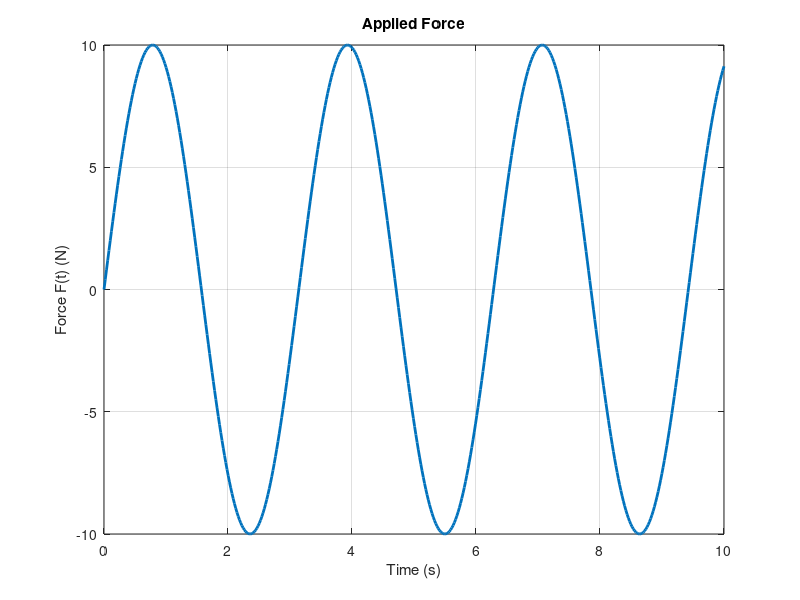
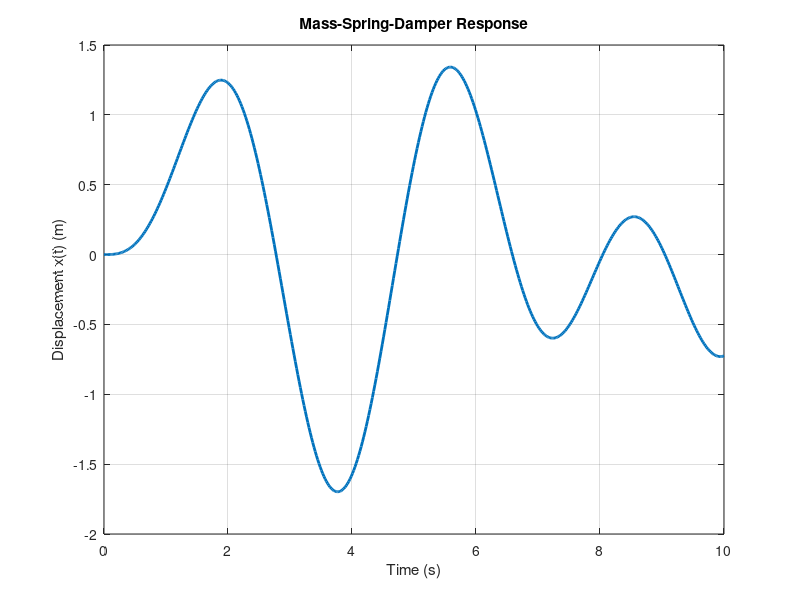

MATLAB code to generate these figures, in order: (Note: this script raises an error after producing the figures.)
clc;        % Clear command window
clear;      % Remove all variables from workspace
close all;  % Close all open figures

%% System Parameters

m = 5;      % Mass (kg)
c = 1;      % Damping coefficient (N.s/m)
k = 8;     % Spring stiffness (N/m)

%% Time Vector


t = linspace(0,10,500)';  
% Generate 500 time points between 0 and 10 seconds
% Column vector is required for easier calculations

%% External Force

F = 10*sin(2*t);
% Define applied force:
% F(t) = 10*sin(2t)

%% Convert 2nd Order ODE to 1st Order System

odefun = @(t,y) [ ...
    y(2);                                              % dx/dt = velocity
    (10*sin(2*t) - c*y(2) - k*y(1))/m ];              % d²x/dt² from governing equation

% Original equation:
% m*x'' + c*x' + k*x = 10*sin(2*t)
%
% Define:
% y(1) = x      (displacement)
% y(2) = x'     (velocity)
%
% Then:
% y1' = y2
% y2' = (F - c*y2 - k*y1)/m

%% Initial Conditions

x0 = 0;      % Initial displacement x(0)
v0 = 0;      % Initial velocity x'(0)

%% Solve Differential Equation

[tSol,ySol] = ode45(odefun,t,[x0 v0]);

% ode45 numerically solves the ODE
%
% Inputs:
% odefun    -> Differential equation
% t         -> Time span
% [x0 v0]   -> Initial conditions
%
% Outputs:
% tSol      -> Time points
% ySol      -> Solution matrix

%% Extract Displacement

x = ySol(:,1);

% Column 1 = displacement x(t)
% Column 2 = velocity x'(t)

%% Plot Applied Force

figure
plot(t,F,'LineWidth',2)
xlabel('Time (s)')
ylabel('Force F(t) (N)')
title('Applied Force')
grid on

%% Plot Displacement Response

figure
plot(tSol,x,'LineWidth',2)
xlabel('Time (s)')
ylabel('Displacement x(t) (m)')
title('Mass-Spring-Damper Response')
grid on

%% Display First Few Values

disp(table(tSol(1:10),F(1:10),x(1:10), ...
    'VariableNames',{'Time','Force','Displacement'}))

% Prints:
% Time    Force    Displacement
%
% Useful for creating PINN training data
